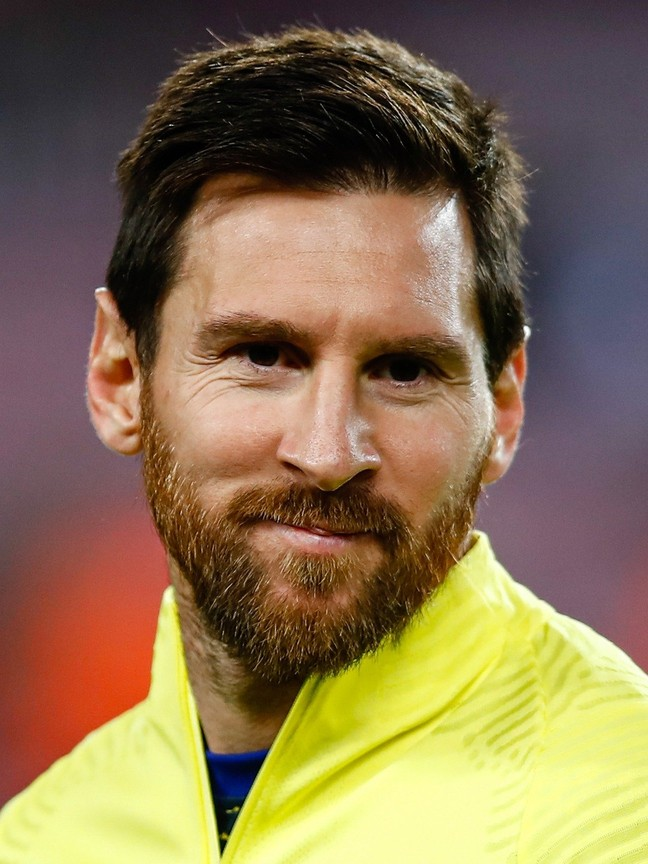
#> input picture Plot_Image/messi.png, 648 x 864 px, found by its file name
$ python plot_image_bw.py
#> lines starting #> are read from the running program, lines starting #| are printed output that depends on the picture
import cv2
import numpy as np
import matplotlib.pyplot as plt

# Load the image
image_path = 'Plot_Image/messi.png'
image = cv2.imread(image_path, cv2.IMREAD_GRAYSCALE)
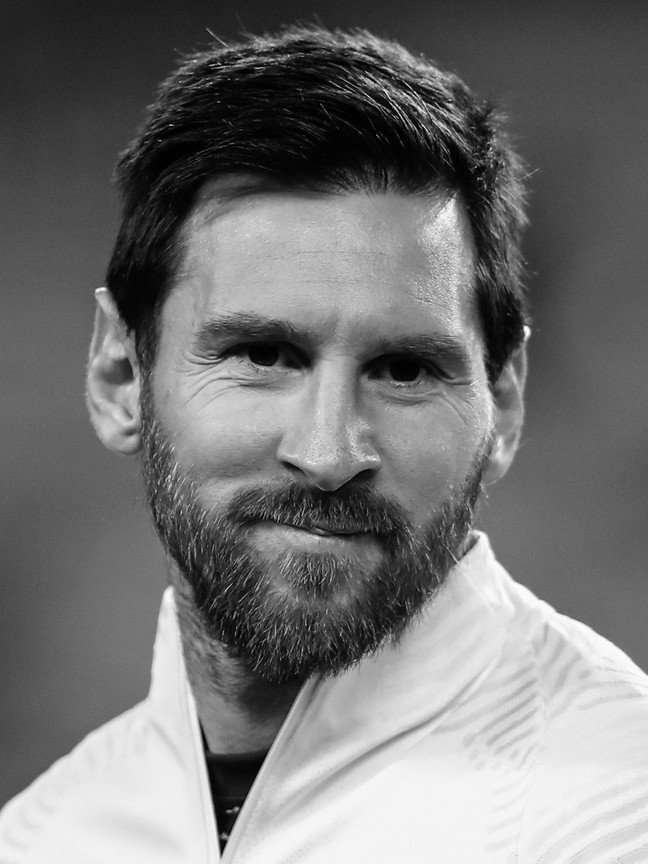
#> image: shape (864, 648); min 0, max 255, mean 117.6
# image = cv2.GaussianBlur(image, (15,15), 20)
# Convert the image to black and white
# _, bw_image = cv2.threshold(image, 128, 255, cv2.THRESH_BINARY)

cv2.imshow('Black and White Image', image)
# cv2.imwrite('BW.messi.png', image)
cv2.waitKey(0)
cv2.destroyAllWindows()

# Plot the intensities in 3D view
x = np.arange(image.shape[1])
#> x = 648 values from 0 to 647
y = np.arange(image.shape[0])
#> y = 864 values from 0 to 863

x, y = np.meshgrid(x, y)
z = image

fig = plt.figure()
ax = fig.add_subplot(111, projection='3d')
ax.plot_surface(x, y, z, cmap='gray')
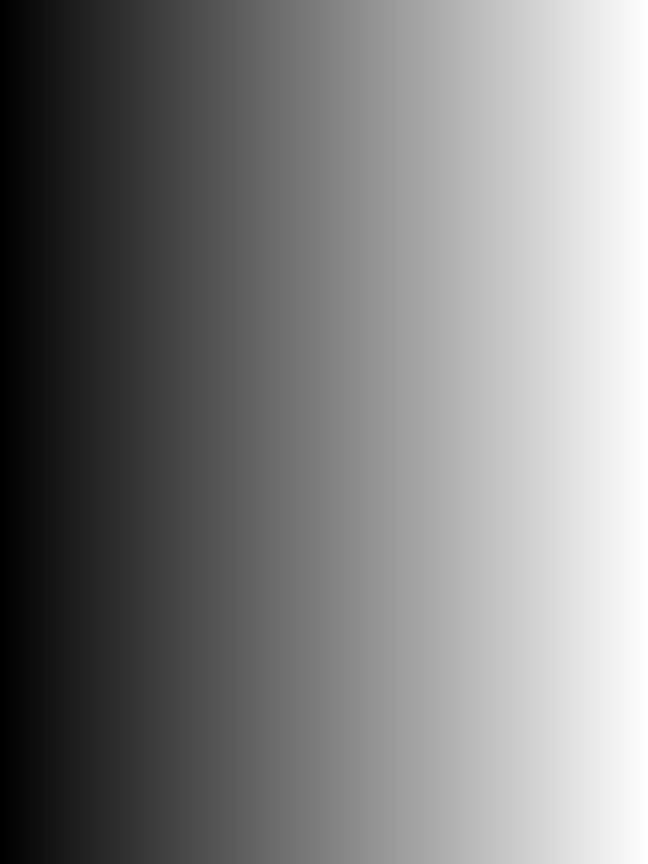
#> x: shape (864, 648) int64; min 0, max 647, mean 323.5; drawn with min black and max white

plt.show()
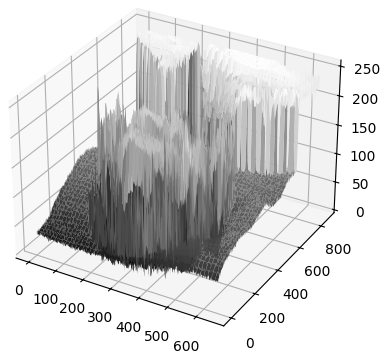
#> figure drawn by matplotlib, 1 panel

$ run again, with Plot_Image/lionel.png copied over Plot_Image/messi.png
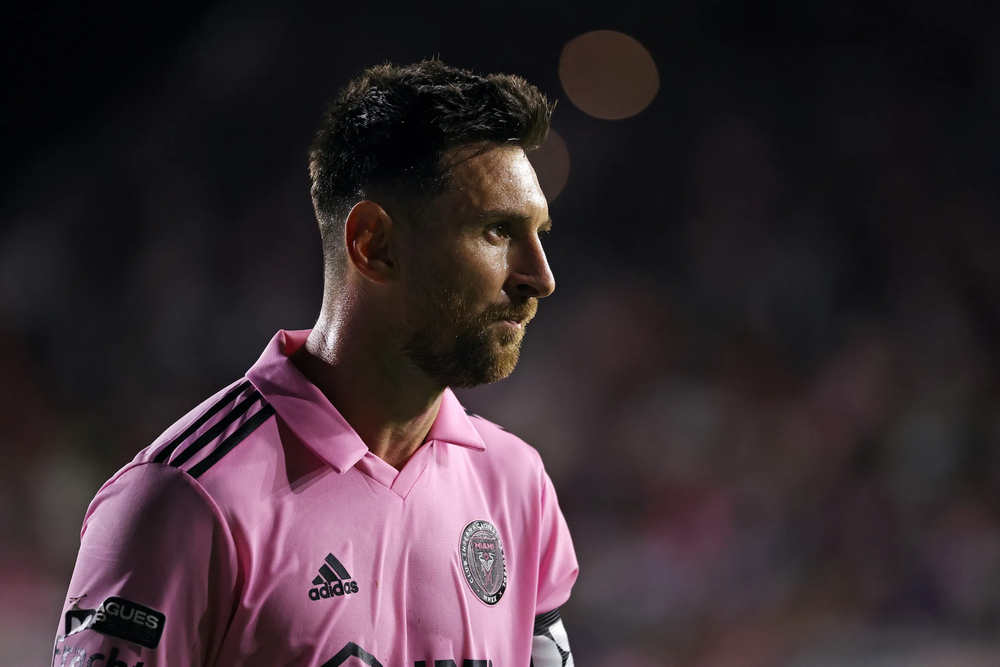
#> input picture Plot_Image/lionel.png, 1000 x 667 px, shrunk from 2560 x 1707 before the run, found by its file name
#> `image = cv2.imread(image_path, cv2.IMREAD_GRAYSCALE)`:
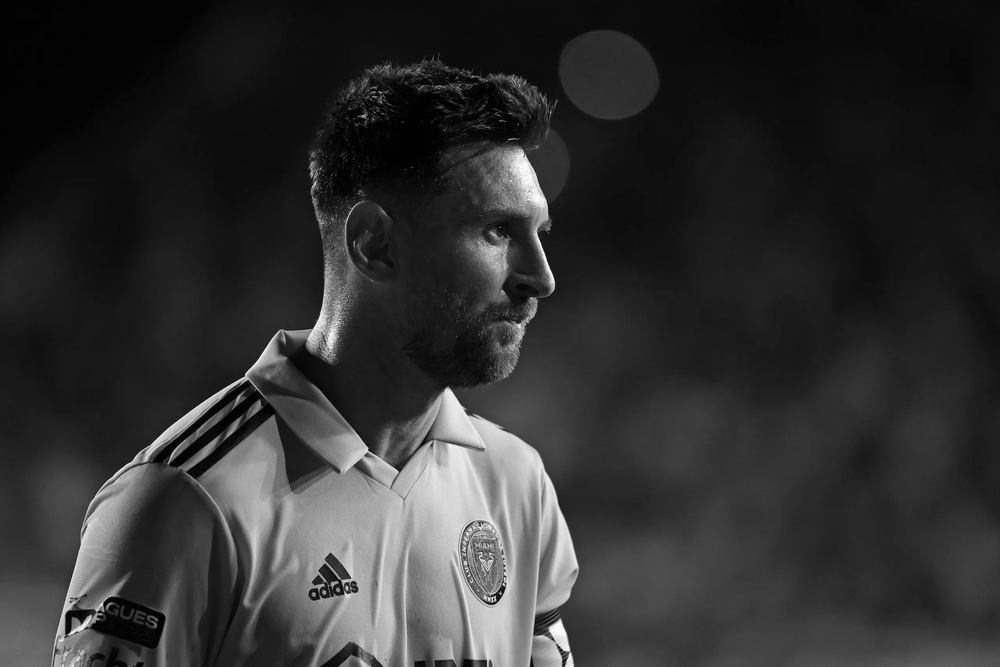
#> image: shape (667, 1000); min 0, max 255, mean 47.8
#> `plt.show()`:
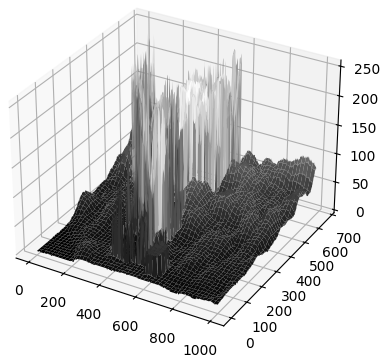
#> figure drawn by matplotlib, 1 panel
